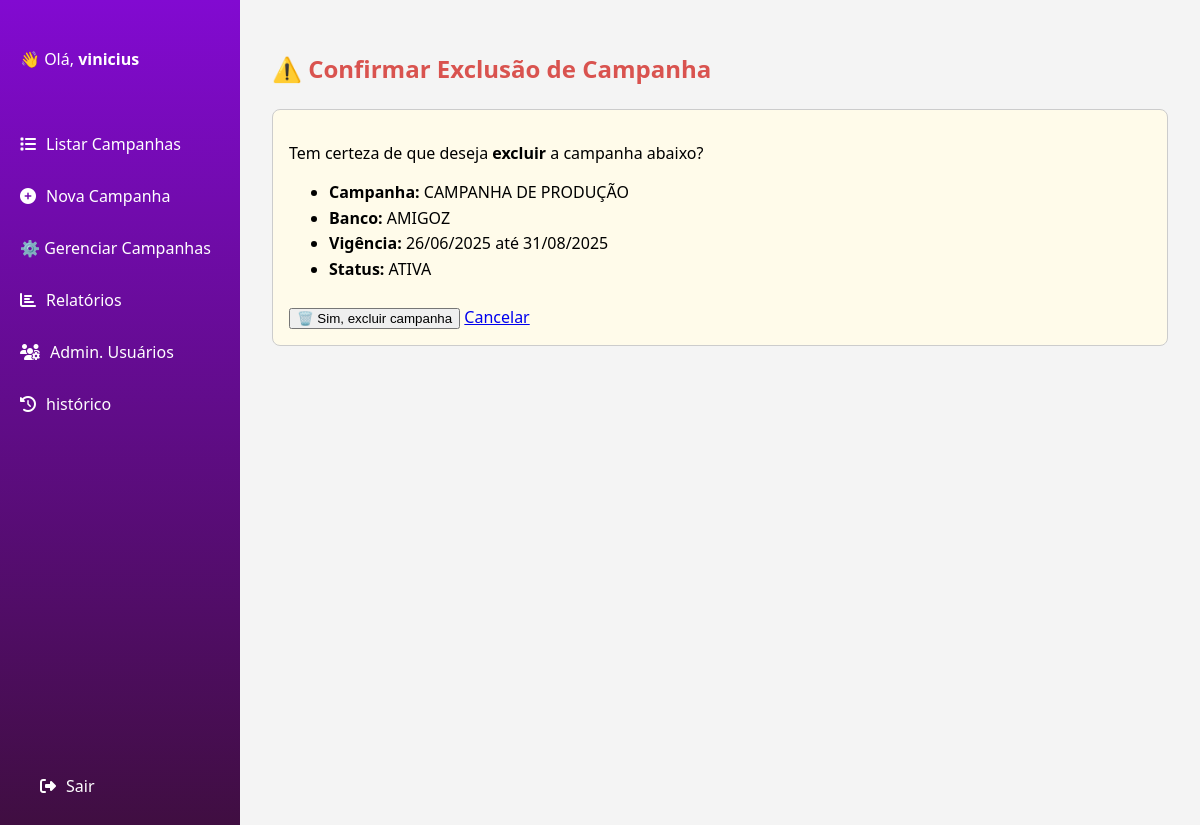
/campanhas/2/deletar/ (signed in), run on an earlier commit of the app's database.
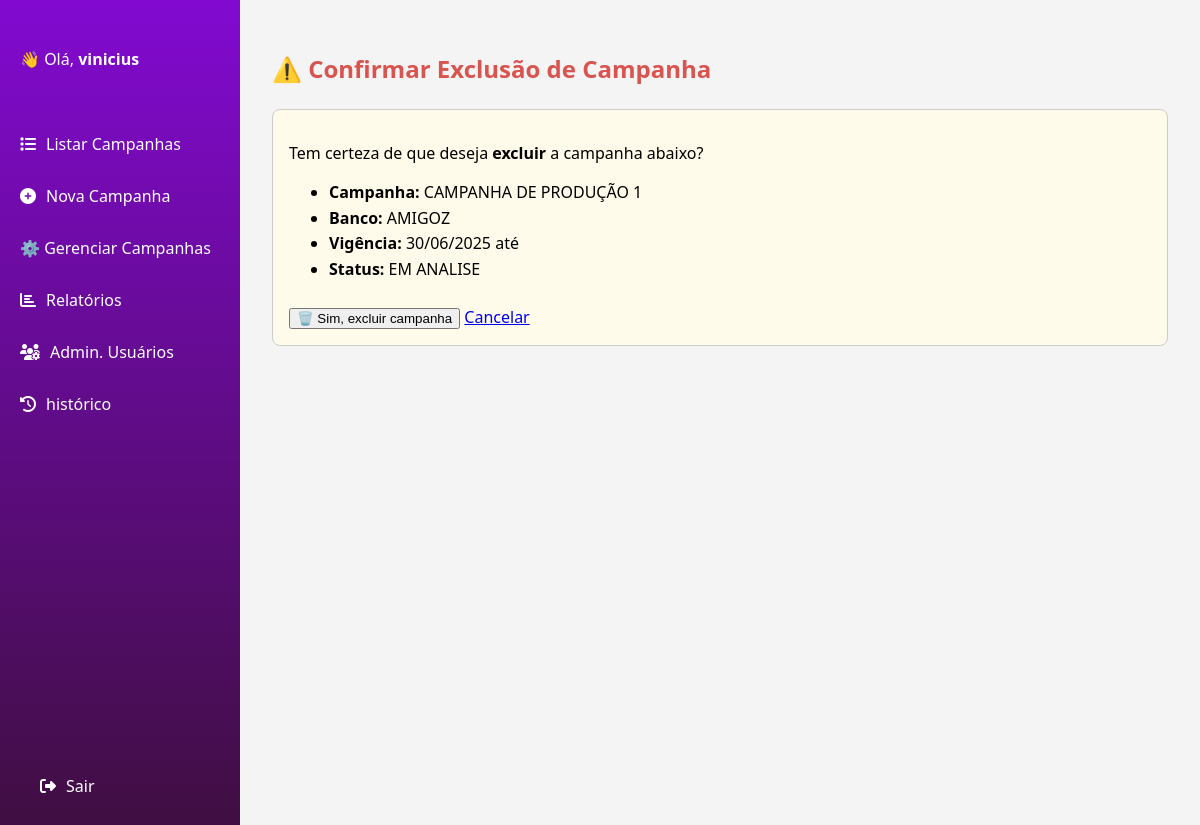
And on a later commit of the database.
### campanhas/models.py (models this page shows, shortened)
class Campanha(models.Model):
    TIPO_VALOR_CHOICES = [
        ('R$', 'R$'),
        ('%', '%'),
    ]
    STATUS_MANUAL_CHOICES = [
        ('ATIVA', 'Ativa'),
        ('INATIVA', 'Inativa'),
        ('EM ANALISE', 'Em analise'),
    ]
    banco = models.ForeignKey(Banco, on_delete=models.PROTECT, related_name='campanhas')
    campanha = models.CharField(max_length=200, default=' ')
    nomenclatura_wb = models.CharField(max_length=200, default=' ')
    recebido = models.CharField(max_length=200, default=' ', blank=True, null=True)
    parametrizado_wb = models.CharField(max_length=200, default=' ', blank=True, null=True)
    tipo_valor_recebido = models.CharField(max_length=20, choices=TIPO_VALOR_CHOICES, default='%', blank=True, null=True)
    tipo_valor_parametrizado_wb = models.CharField(max_length=20, choices=TIPO_VALOR_CHOICES, default=' ', blank=True, null=True)
    vigencia_inicio = models.DateField(default=timezone.now)
    vigencia_fim = models.DateField(blank=True, null=True)
    periodicidade_repasses = models.CharField(max_length=100, default=' ')
    previsao_pagamento = models.CharField(max_length=100,blank=True, null=True)
    parametro_avaliacao = models.TextField(default=' ')
    criterio_apuracao = models.TextField(default=' ')
    observacoes = models.TextField(blank=True, null=True)
    possui_meta = models.BooleanField(default=False)
    tem_garantido = models.BooleanField(default=False)
    status_manual = models.CharField(max_length=50, choices=STATUS_MANUAL_CHOICES, default='ATIVA')

class Banco(models.Model):
    nome = models.CharField(max_length=100, default='Banco Genérico')
    def __str__(self):
        return self.nome

### campanhas/views.py (the view, shortened to what this page needs)
# urls.py: path('campanhas/<int:pk>/deletar/', CampanhaDeleteView.as_view(), name='campanha_deletar'),
@method_decorator(login_required(login_url='login'), name='dispatch')
@method_decorator(tipo_usuario_requerido('master', 'editor'), name='dispatch')
class CampanhaDeleteView(DeleteView):
    model = Campanha
    template_name = 'campanha_confirm_delete.html'
    success_url = reverse_lazy('campanha_controle')

### campanhas/templates/campanha_confirm_delete.html (shortened to what this page needs)
{% extends 'base.html' %}
{% block content %}
  <h2 style="color: #d9534f;">⚠️ Confirmar Exclusão de Campanha</h2>
  <div style="margin-top: 1.5rem; padding: 1rem; border: 1px solid #ccc; border-radius: 8px; background: #fffbea;">
    <p>
      Tem certeza de que deseja <strong>excluir</strong> a campanha abaixo?
    </p>
    <ul style="margin-top: 1rem; line-height: 1.6;">
      <li><strong>Campanha:</strong> {{ object.campanha }}</li>
      <li><strong>Banco:</strong> {{ object.banco }}</li>
      <li><strong>Vigência:</strong> {{ object.vigencia_inicio|date:"d/m/Y" }} até {{ object.vigencia_fim|date:"d/m/Y" }}</li>
      <li><strong>Status:</strong> {{ object.status_manual }}</li>
    </ul>
    <form method="post" style="margin-top: 1.5rem;">
      <button type="submit" class="btn btn-danger">🗑️ Sim, excluir campanha</button>
      <a href="{% url 'campanha_controle' %}" class="btn btn-secondary">Cancelar</a>
    </form>
  </div>
{% endblock %}

What changed in the data, as far as the page shows it:
changed Campanha "AMIGOZ": campanha "CAMPANHA DE PRODUÇÃO" → "CAMPANHA DE PRODUÇÃO 1"; vigencia_inicio "26/06/2025" → "30/06/2025"; status_manual "ATIVA" → "EM ANALISE"; vigencia_fim "31/08/2025" → (not shown)
